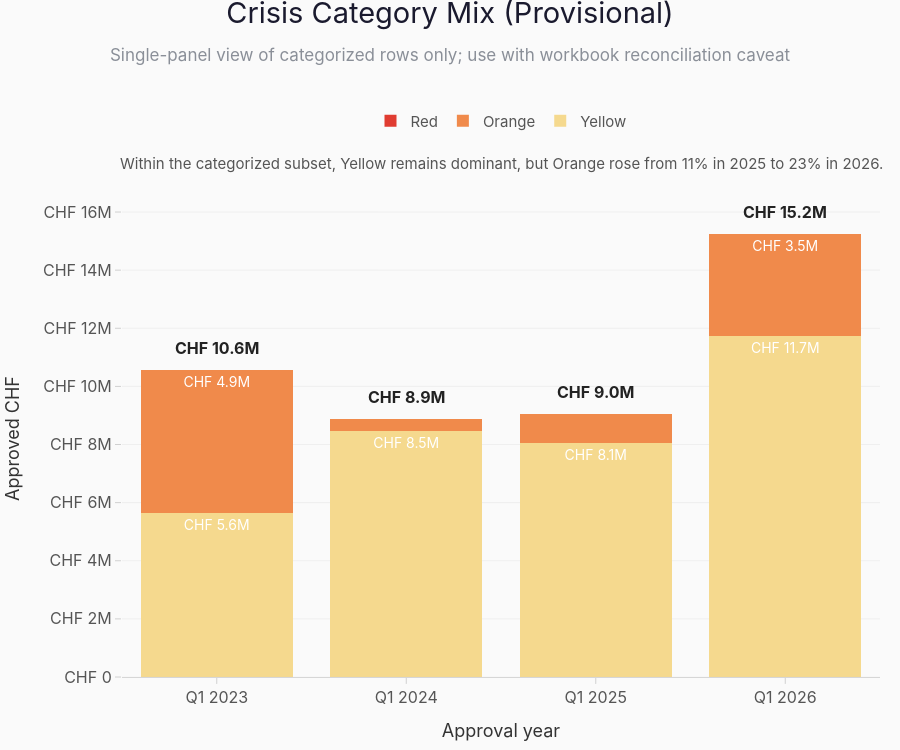

The code cell stored with this chart in its notebook:
### Markdown cell above
## Slide 4

This figure remains provisional because `crisis_categorization` is sparse in the base data. The redesign keeps a single readable stacked bar chart, removes the redundant lower panel, and makes the coverage caveat explicit.

### Code cell
# ── Slide 4: Crisis Category Mix — single-panel provisional view ─────────────
crisis = q1_history[q1_history['crisis_categorization'].notna() & q1_history['crisis_categorization'].ne('')].copy()
crisis = crisis[crisis['approval_year'].between(2022, 2026)]
crisis_mix = crisis.groupby(['approval_year', 'crisis_categorization'], as_index=False)['total_approved_chf'].sum()
crisis_mix['year_label'] = 'Q1 ' + crisis_mix['approval_year'].astype(str)
year_order = sorted(crisis_mix['year_label'].unique(), key=lambda value: int(value.split()[-1]))
year_totals = crisis_mix.groupby('year_label', as_index=False)['total_approved_chf'].sum()
base_years = pd.DataFrame({'year_label': year_order})

colors = {'Yellow': '#F5D98E', 'Orange': WARM_ORANGE, 'Red': IFRC_RED}

fig = go.Figure()

for category in ['Yellow', 'Orange', 'Red']:
    subset = base_years.merge(
        crisis_mix.loc[crisis_mix['crisis_categorization'] == category, ['year_label', 'total_approved_chf']],
        on='year_label',
        how='left',
    ).fillna({'total_approved_chf': 0})
    text_labels = [human_chf(value) if value >= 1_000_000 else '' for value in subset['total_approved_chf']]

    fig.add_trace(go.Bar(
        x=subset['year_label'],
        y=subset['total_approved_chf'],
        name=category,
        marker_color=colors[category],
        marker_line_width=0,
        text=text_labels,
        textposition='inside',
        textfont={'size': 14, 'color': 'white', 'family': FLR_FONT},
    ))

for row in year_totals.itertuples(index=False):
    fig.add_annotation(
        x=row.year_label,
        y=row.total_approved_chf,
        text=f'<b>{human_chf(row.total_approved_chf)}</b>',
        showarrow=False,
        yshift=22,
        font={'size': 16, 'color': INK, 'family': FLR_FONT},
    )
    
fig.update_layout(
    barmode='stack',
    **flr_layout(
        'Crisis Category Mix (Provisional)',
        subtitle='Single-panel view of categorized rows only; use with workbook reconciliation caveat',
        height=750,
        margin_l=100,
        margin_r=20,
        margin_t=200,
        margin_b=40,
    ),
    legend=flr_legend(y=1.2),
)

# Insight caption — placed above bars (in top margin), below legend
fig.add_annotation(
    x=0.5,
    y=1.10,
    xref='paper',
    yref='paper',
    text='Within the categorized subset, Yellow remains dominant, but Orange rose from 11% in 2025 to 23% in 2026.',
    showarrow=False,
    font={'size': 15, 'color': '#555', 'family': FLR_FONT},
)


fig.update_yaxes(**flr_yaxis('Approved CHF', tickformat='~s', tickprefix='CHF '))
fig.update_xaxes(**flr_xaxis('Approval year', type='category', categoryorder='array', categoryarray=year_order))

save_figure(fig, 'slide_04_crisis_mix_provisional', width=1400, height=720)
fig

### Figure 1 — Plotly figure (JSON) as saved in the notebook; plotly's stock layout.template omitted (floating-point values rounded to 4 significant figures)
{"data": [{"marker": {"color": "#F5D98E", "line": {"width": 0}}, "name": "Yellow", "text": ["CHF 5.6M", "CHF 8.5M", "CHF 8.1M", "CHF 11.7M"], "textfont": {"color": "white", "family": "Inter, Segoe UI, Helvetica Neue, Arial, sans-serif", "size": 14}, "textposition": "inside", "type": "bar", "x": ["Q1 2023", "Q1 2024", "Q1 2025", "Q1 2026"], "y": [5633353, 8475697, 8052667, 11740696]}, {"marker": {"color": "#F08A4B", "line": {"width": 0}}, "name": "Orange", "text": ["CHF 4.9M", "", "", "CHF 3.5M"], "textfont": {"color": "white", "family": "Inter, Segoe UI, Helvetica Neue, Arial, sans-serif", "size": 14}, "textposition": "inside", "type": "bar", "x": ["Q1 2023", "Q1 2024", "Q1 2025", "Q1 2026"], "y": [4932787, 407559, 994952, 3503317]}, {"marker": {"color": "#E03C31", "line": {"width": 0}}, "name": "Red", "text": ["", "", "", ""], "textfont": {"color": "white", "family": "Inter, Segoe UI, Helvetica Neue, Arial, sans-serif", "size": 14}, "textposition": "inside", "type": "bar", "x": ["Q1 2023", "Q1 2024", "Q1 2025", "Q1 2026"], "y": [0.0, 0.0, 0.0, 0.0]}], "layout": {"annotations": [{"font": {"color": "#222222", "family": "Inter, Segoe UI, Helvetica Neue, Arial, sans-serif", "size": 16}, "showarrow": false, "text": "<b>CHF 10.6M</b>", "x": "Q1 2023", "y": 10566140, "yshift": 22}, {"font": {"color": "#222222", "family": "Inter, Segoe UI, Helvetica Neue, Arial, sans-serif", "size": 16}, "showarrow": false, "text": "<b>CHF 8.9M</b>", "x": "Q1 2024", "y": 8883256, "yshift": 22}, {"font": {"color": "#222222", "family": "Inter, Segoe UI, Helvetica Neue, Arial, sans-serif", "size": 16}, "showarrow": false, "text": "<b>CHF 9.0M</b>", "x": "Q1 2025", "y": 9047619, "yshift": 22}, {"font": {"color": "#222222", "family": "Inter, Segoe UI, Helvetica Neue, Arial, sans-serif", "size": 16}, "showarrow": false, "text": "<b>CHF 15.2M</b>", "x": "Q1 2026", "y": 15244013, "yshift": 22}, {"font": {"color": "#555", "family": "Inter, Segoe UI, Helvetica Neue, Arial, sans-serif", "size": 15}, "showarrow": false, "text": "Within the categorized subset, Yellow remains dominant, but Orange rose from 11% in 2025 to 23% in 2026.", "x": 0.5, "xref": "paper", "y": 1.1, "yref": "paper"}], "barmode": "stack", "font": {"color": "#444444", "family": "Inter, Segoe UI, Helvetica Neue, Arial, sans-serif", "size": 15}, "height": 750, "hoverlabel": {"bgcolor": "white", "bordercolor": "#ddd", "font": {"family": "Inter, Segoe UI, Helvetica Neue, Arial, sans-serif", "size": 13}}, "legend": {"bgcolor": "rgba(0,0,0,0)", "borderwidth": 0, "font": {"color": "#555555", "family": "Inter, Segoe UI, Helvetica Neue, Arial, sans-serif", "size": 15}, "itemsizing": "constant", "orientation": "h", "x": 0.5, "xanchor": "center", "y": 1.2, "yanchor": "top"}, "margin": {"b": 40, "l": 100, "r": 20, "t": 200}, "paper_bgcolor": "#fafafa", "plot_bgcolor": "#fafafa", "title": {"font": {"color": "#1a1a2e", "family": "Inter, Segoe UI Semibold, Inter, Segoe UI, Helvetica Neue, Arial, sans-serif", "size": 29}, "pad": {"b": 26, "t": 8}, "text": "Crisis Category Mix (Provisional)<br><span style=\"font-size:17px;color:#8a8f98;\">Single-panel view of categorized rows only; use with workbook reconciliation caveat</span>", "x": 0.5, "xanchor": "center", "y": 0.98, "yanchor": "top"}, "xaxis": {"automargin": true, "categoryarray": ["Q1 2023", "Q1 2024", "Q1 2025", "Q1 2026"], "categoryorder": "array", "linecolor": "#d0d0d0", "linewidth": 0.9, "showgrid": false, "showline": true, "tickcolor": "#d0d0d0", "tickfont": {"color": "#555555", "family": "Inter, Segoe UI, Helvetica Neue, Arial, sans-serif", "size": 16}, "ticklen": 6, "ticks": "outside", "tickwidth": 1, "title": {"font": {"color": "#333333", "family": "Inter, Segoe UI, Helvetica Neue, Arial, sans-serif", "size": 18}, "standoff": 18, "text": "Approval year"}, "type": "category", "zeroline": false}, "yaxis": {"automargin": true, "gridcolor": "#e8e8e8", "gridwidth": 0.6, "showgrid": true, "showline": false, "tickcolor": "#d0d0d0", "tickfont": {"color": "#555555", "family": "Inter, Segoe UI, Helvetica Neue, Arial, sans-serif", "size": 16}, "tickformat": "~s", "ticklen": 6, "tickprefix": "CHF ", "ticks": "outside", "tickwidth": 1, "title": {"font": {"color": "#333333", "family": "Inter, Segoe UI, Helvetica Neue, Arial, sans-serif", "size": 18}, "standoff": 18, "text": "Approved CHF"}, "zeroline": false}}}
